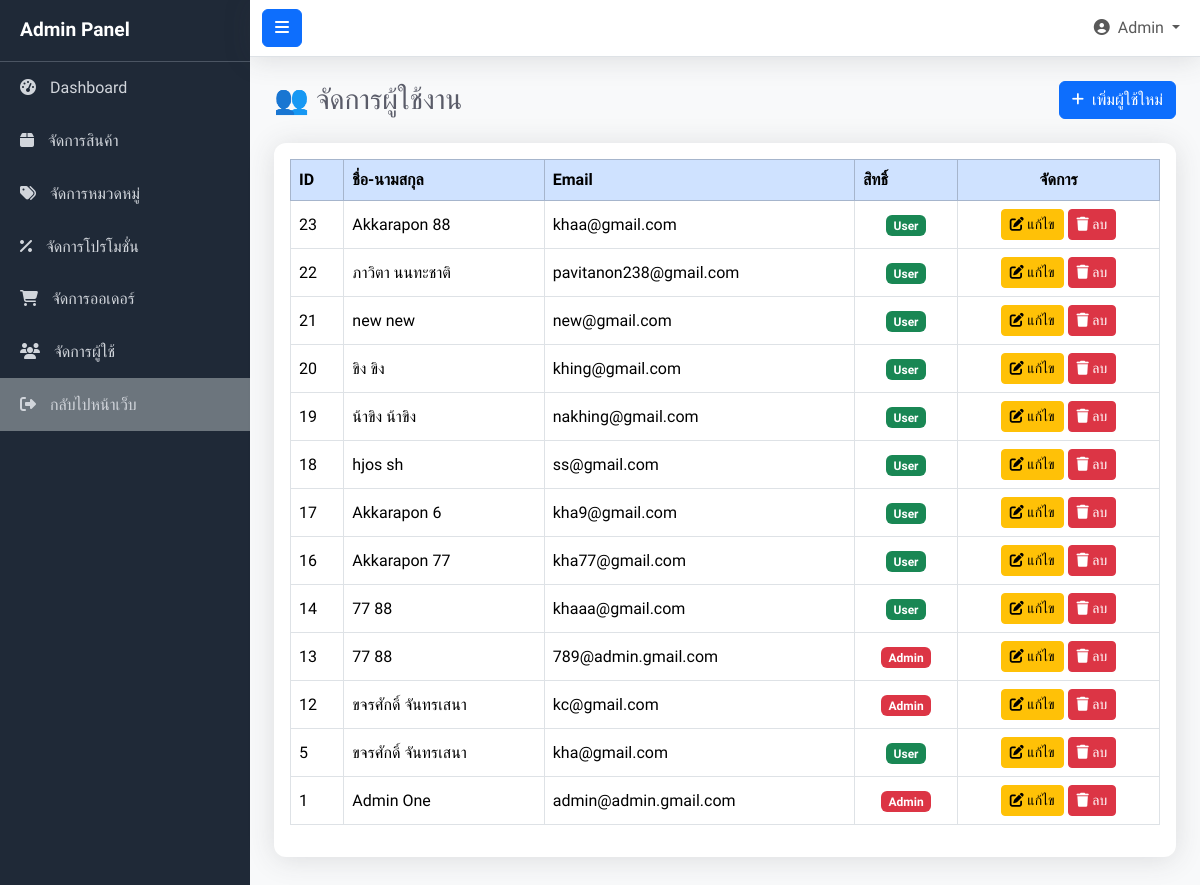
Page /admin/users.php on the earlier database version.
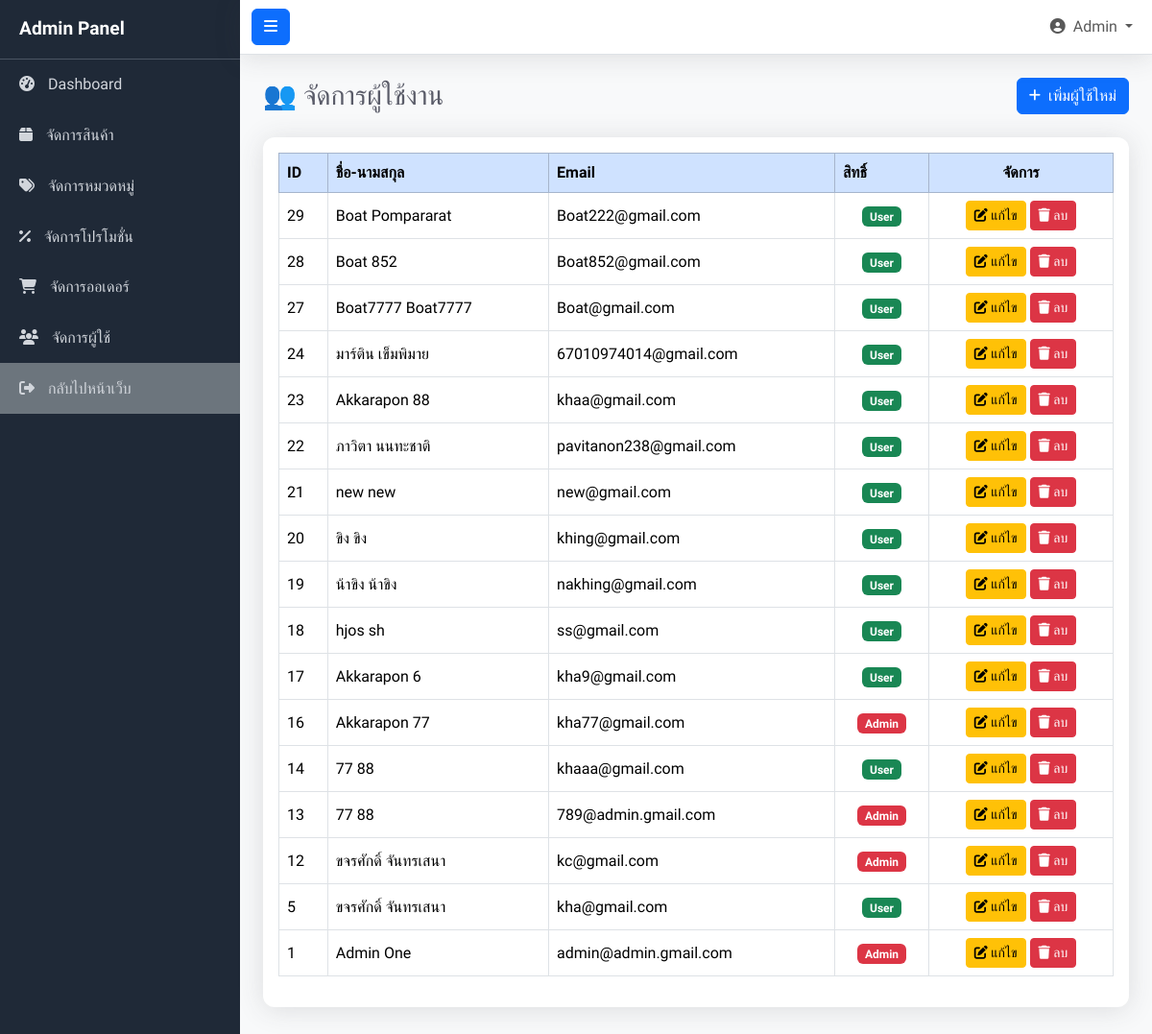
Same page on the later database version.
### tables this page shows
CREATE TABLE `user` (
  `user_id` int(11) NOT NULL,
  `firstname` varchar(100) NOT NULL,
  `lastname` varchar(100) NOT NULL,
  `email` varchar(150) NOT NULL,
  `password` varchar(255) NOT NULL,
  `address` text DEFAULT NULL,
  `phone` varchar(20) DEFAULT NULL,
  `birthday` date DEFAULT NULL,
  `role` enum('admin','user') DEFAULT 'user'
);

### admin/users.php (the view, shortened to what this page needs)
<?php
include '../config/connectdb.php';
include 'header.php';
$result = $conn->query("SELECT * FROM `user` ORDER BY user_id DESC");
?>
<div class="d-flex justify-content-between align-items-center mb-4">
    <h1 class="h3 mb-0 text-gray-800">👥 จัดการผู้ใช้งาน</h1>
    <a href="add_user.php" class="btn btn-primary"><i class="fas fa-plus fa-sm me-2"></i>เพิ่มผู้ใช้ใหม่</a>
</div>
<div class="card shadow-sm mb-4">
    <div class="card-body">
        <table id="usersTable" class="table table-bordered table-hover align-middle" style="width:100%">
            <thead class="table-primary">
                <tr>
                    <th>ID</th>
                    <th>ชื่อ-นามสกุล</th>
                    <th>Email</th>
                    <th>สิทธิ์</th>
                    <th class="text-center">จัดการ</th>
                </tr>
            </thead>
            <tbody>
                <?php while ($row = $result->fetch_assoc()): ?>
                <tr>
                    <td><?= $row['user_id'] ?></td>
                    <td><?= htmlspecialchars($row['firstname'] . " " . $row['lastname']) ?></td>
                    <td><?= htmlspecialchars($row['email']) ?></td>
                    <td class="text-center"><span class="badge bg-<?= $row['role'] == 'admin' ? 'danger' : 'success' ?>"><?= ucfirst($row['role']) ?></span></td>
                    <td class="text-center">
                        <a href="edit_user.php?id=<?= $row['user_id'] ?>" class="btn btn-warning btn-sm"><i class="fas fa-edit"></i> แก้ไข</a>
                        <a href="users.php?delete=<?= $row['user_id'] ?>" class="btn btn-danger btn-sm" onclick="return confirm('ยืนยันการลบผู้ใช้นี้?')"><i class="fas fa-trash"></i> ลบ</a>
                    </td>
                </tr>
                <?php endwhile; ?>
            </tbody>
        </table>
    </div>
</div>
<?php include 'footer.php'; ?>

### admin/header.php (shortened to what this page needs)
<!DOCTYPE html>
<html lang="th">
<head>
    <link href="https://cdn.jsdelivr.net/npm/bootstrap@5.3.3/dist/css/bootstrap.min.css" rel="stylesheet">
    <link rel="stylesheet" href="https://cdn.datatables.net/2.0.8/css/dataTables.bootstrap5.min.css">
    <link rel="stylesheet" href="https://cdnjs.cloudflare.com/ajax/libs/font-awesome/6.5.1/css/all.min.css">
    <link rel="stylesheet" href="css/admin_style.css">
</head>
<body>
<div class="d-flex" id="wrapper">
    <div id="sidebar-wrapper">
        <div class="sidebar-heading">Admin Panel</div>
        <div class="list-group list-group-flush">
            <a href="index.php" class="list-group-item list-group-item-action"><i class="fas fa-tachometer-alt"></i> Dashboard</a>
            <a href="products.php" class="list-group-item list-group-item-action"><i class="fas fa-box"></i> จัดการสินค้า</a>
            <a href="categories.php" class="list-group-item list-group-item-action"><i class="fas fa-tags"></i> จัดการหมวดหมู่</a>
            <a href="promotions.php" class="list-group-item list-group-item-action"><i class="fas fa-percent"></i> จัดการโปรโมชั่น</a>
            <a href="orders.php" class="list-group-item list-group-item-action"><i class="fas fa-shopping-cart"></i> จัดการออเดอร์</a>
            <a href="users.php" class="list-group-item list-group-item-action"><i class="fas fa-users"></i> จัดการผู้ใช้</a>
            <a href="../pages/index.php" class="list-group-item list-group-item-action bg-secondary mt-auto"><i class="fas fa-sign-out-alt"></i> กลับไปหน้าเว็บ</a>
        </div>
    </div>
    <div id="page-content-wrapper">
        <nav class="navbar navbar-expand-lg navbar-light bg-white border-bottom">
            <div class="container-fluid">
                <button class="btn btn-primary" id="menu-toggle"><i class="fas fa-bars"></i></button>
                <div class="collapse navbar-collapse">
                    <ul class="navbar-nav ms-auto mt-2 mt-lg-0">
                        <li class="nav-item dropdown">
                            <a class="nav-link dropdown-toggle" href="#" id="navbarDropdown" role="button" data-bs-toggle="dropdown" aria-haspopup="true" aria-expanded="false">
                                <i class="fas fa-user-circle me-1"></i> Admin
                            </a>
                        </li>
                    </ul>
                </div>
            </div>
        </nav>
        <div class="container-fluid p-4">

### admin/footer.php (shortened to what this page needs)
</div> </div>
    </div>
</body>
</html>

### admin/css/admin_style.css (style rules this page uses)
body { font-family: 'Prompt', sans-serif; overflow-x: hidden; background-color: #f8f9fa; }
#wrapper { display: flex; }
#sidebar-wrapper { width: 250px; min-height: 100vh; background-color: #1f2937; color: #d1d5db; transition: margin .25s ease-out; display: flex; flex-direction: column; }
.sidebar-heading { padding: 1rem 1.25rem; font-size: 1.2rem; font-weight: 600; border-bottom: 1px solid #4b5563; color: #ffffff; }
.list-group-item { background-color: transparent; color: #d1d5db; border: none; padding: 0.9rem 1.25rem; transition: all 0.2s ease-in-out; }
.list-group-item i { margin-right: 10px; }
#page-content-wrapper { flex: 1; min-width: 0; }
.navbar { box-shadow: 0 0.15rem 1.75rem 0 rgba(58, 59, 69, .15) !important; }
.card { border: none; border-radius: 0.75rem; box-shadow: 0 0.15rem 1.75rem 0 rgba(58, 59, 69, .15) !important; }
.table thead { background-color: #4e73df; color: white; }
.table th { font-weight: 600; }
.text-gray-800 { color: #5a5c69 !important; }

Differences in the rows shown:
added user: user_id "29", firstname+lastname "Boat Pompararat", email "Boat222@gmail.com", role "User"
added user: user_id "28", firstname+lastname "Boat 852", email "Boat852@gmail.com", role "User"
added user: user_id "27", firstname+lastname "Boat7777 Boat7777", email "Boat@gmail.com", role "User"
added user: user_id "24", firstname+lastname "มาร์ติน เข็มพิมาย", email "67010974014@gmail.com", role "User"
changed user "Akkarapon 77": role "User" → "Admin"
